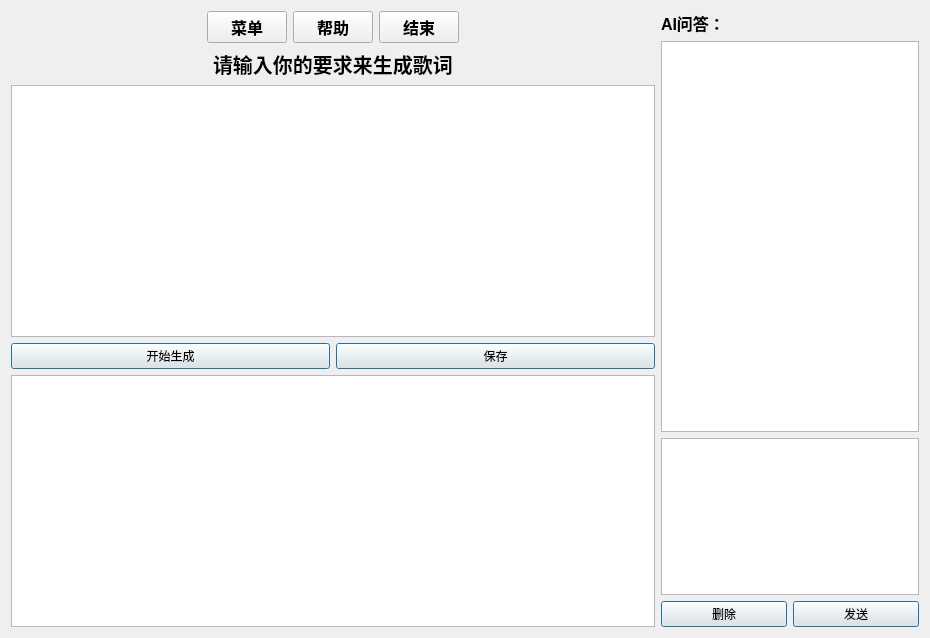
<?xml version="1.0" encoding="UTF-8"?>
<ui version="4.0">
 <class>Form</class>
 <widget class="QWidget" name="Form">
  <property name="geometry">
   <rect>
    <x>0</x>
    <y>0</y>
    <width>930</width>
    <height>638</height>
   </rect>
  </property>
  <property name="windowTitle">
   <string>Form</string>
  </property>
  <layout class="QHBoxLayout" name="horizontalLayout_5" stretch="5,2">
   <item>
    <layout class="QVBoxLayout" name="verticalLayout_2">
     <item>
      <layout class="QHBoxLayout" name="horizontalLayout_3">
       <item>
        <spacer name="horizontalSpacer_4">
         <property name="orientation">
          <enum>Qt::Horizontal</enum>
         </property>
         <property name="sizeHint" stdset="0">
          <size>
           <width>40</width>
           <height>20</height>
          </size>
         </property>
        </spacer>
       </item>
       <item>
        <widget class="QPushButton" name="pushButton_menu">
         <property name="font">
          <font>
           <family>Arial</family>
           <pointsize>12</pointsize>
           <weight>75</weight>
           <bold>true</bold>
          </font>
         </property>
         <property name="text">
          <string>菜单</string>
         </property>
        </widget>
       </item>
       <item>
        <widget class="QPushButton" name="pushButton_help">
         <property name="font">
          <font>
           <family>Arial</family>
           <pointsize>12</pointsize>
           <weight>75</weight>
           <bold>true</bold>
          </font>
         </property>
         <property name="text">
          <string>帮助</string>
         </property>
        </widget>
       </item>
       <item>
        <widget class="QPushButton" name="pushButton_close">
         <property name="font">
          <font>
           <family>Arial</family>
           <pointsize>12</pointsize>
           <weight>75</weight>
           <bold>true</bold>
          </font>
         </property>
         <property name="text">
          <string>结束</string>
         </property>
        </widget>
       </item>
       <item>
        <spacer name="horizontalSpacer">
         <property name="orientation">
          <enum>Qt::Horizontal</enum>
         </property>
         <property name="sizeHint" stdset="0">
          <size>
           <width>40</width>
           <height>20</height>
          </size>
         </property>
        </spacer>
       </item>
      </layout>
     </item>
     <item>
      <layout class="QHBoxLayout" name="horizontalLayout_4">
       <item>
        <spacer name="horizontalSpacer_6">
         <property name="orientation">
          <enum>Qt::Horizontal</enum>
         </property>
         <property name="sizeHint" stdset="0">
          <size>
           <width>40</width>
           <height>20</height>
          </size>
         </property>
        </spacer>
       </item>
       <item>
        <widget class="QLabel" name="label">
         <property name="font">
          <font>
           <family>Arial</family>
           <pointsize>15</pointsize>
           <weight>75</weight>
           <bold>true</bold>
          </font>
         </property>
         <property name="text">
          <string>请输入你的要求来生成歌词</string>
         </property>
        </widget>
       </item>
       <item>
        <spacer name="horizontalSpacer_5">
         <property name="orientation">
          <enum>Qt::Horizontal</enum>
         </property>
         <property name="sizeHint" stdset="0">
          <size>
           <width>40</width>
           <height>20</height>
          </size>
         </property>
        </spacer>
       </item>
      </layout>
     </item>
     <item>
      <widget class="QTextEdit" name="textEdit"/>
     </item>
     <item>
      <layout class="QHBoxLayout" name="horizontalLayout_2">
       <item>
        <widget class="QPushButton" name="pushButton_2">
         <property name="text">
          <string>开始生成</string>
         </property>
         <property name="autoDefault">
          <bool>true</bool>
         </property>
         <property name="default">
          <bool>true</bool>
         </property>
        </widget>
       </item>
       <item>
        <widget class="QPushButton" name="pushButton">
         <property name="text">
          <string>保存</string>
         </property>
         <property name="autoDefault">
          <bool>true</bool>
         </property>
         <property name="default">
          <bool>true</bool>
         </property>
        </widget>
       </item>
      </layout>
     </item>
     <item>
      <widget class="QTextBrowser" name="textBrowser"/>
     </item>
    </layout>
   </item>
   <item>
    <layout class="QVBoxLayout" name="verticalLayout" stretch="0,5,2,0">
     <item>
      <widget class="QLabel" name="label_ATtitle">
       <property name="font">
        <font>
         <family>Arial</family>
         <pointsize>12</pointsize>
         <weight>75</weight>
         <bold>true</bold>
        </font>
       </property>
       <property name="text">
        <string>AI问答：</string>
       </property>
      </widget>
     </item>
     <item>
      <widget class="QTextEdit" name="textEdit_AIanswer"/>
     </item>
     <item>
      <widget class="QTextBrowser" name="textBrowser_2"/>
     </item>
     <item>
      <layout class="QHBoxLayout" name="horizontalLayout">
       <item>
        <widget class="QPushButton" name="pushButton_userdel">
         <property name="text">
          <string>删除</string>
         </property>
         <property name="autoDefault">
          <bool>true</bool>
         </property>
         <property name="default">
          <bool>true</bool>
         </property>
        </widget>
       </item>
       <item>
        <widget class="QPushButton" name="pushButton_usersend">
         <property name="text">
          <string>发送</string>
         </property>
         <property name="autoDefault">
          <bool>true</bool>
         </property>
         <property name="default">
          <bool>true</bool>
         </property>
        </widget>
       </item>
      </layout>
     </item>
    </layout>
   </item>
  </layout>
 </widget>
 <resources/>
 <connections/>
</ui>
